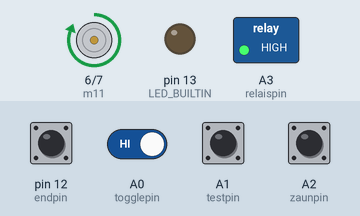
Simulated run of this sketch. Board: Arduino Uno, built with avr-gcc and run on an emulated ATmega328P. Parts: motor-driver pin pairs drawn as motors (green arrow = first pin HIGH = forward, orange = second pin HIGH = backward, longer = more drive), switched loads named in the sketch (green lamp = pin HIGH), output pins drawn as LEDs (lit = HIGH). The test bench sets the inputs (shaded band); at power-on: A0 (togglepin), A1 (testpin), A2 (zaunpin), pin 12 (endpin) HIGH. The local clock reads 2024-03-15 10:24:30 at power-on unless the sketch sets it.

Above: at 1.2 s.
1.3 s: pin 12 (endpin) pulled LOW for 0.15 s
At 2.5 s:
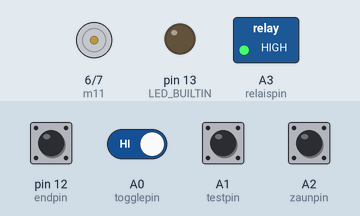
2.9 s: A1 (testpin) pulled LOW for 0.15 s
At 4.0 s:
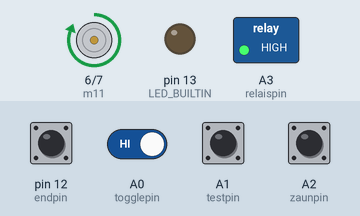
4.5 s: pin 12 (endpin) pulled LOW for 1 s
At 8.4 s:
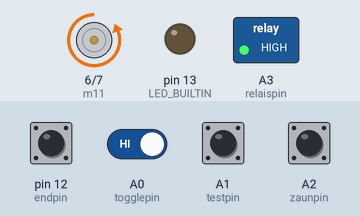
Timing chart, 0 to 14.5 s (numbered marks = the images above; inputs shaded):
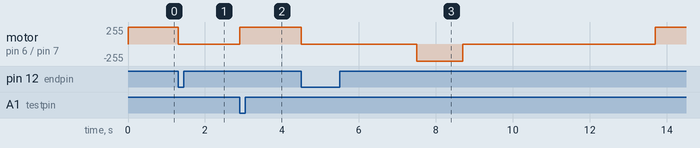

The sketch:

door_stopgap_mit_test.ino
```cpp
#include <Wire.h>
#include "RTClib.h"

DS3231 rtc;

int togglebutton;
int endswitch;
int testbutton;
int zaunbutton;

bool debug = false;

int m11 = 6;
int m12 = 7;
int endpin = 12;
int togglepin = A0;
int testpin = A1;
int zaunpin = A2;
int relaispin = A3;

int uptimeH = 7;   //oclock
//int uptimeM = 30;   //minutes
int downtimeH = 18; //oclock
//int downtimeM = 30; //minutes

int downtraveltime = 1200; //ms
bool doorstate = false; //0=closed, 1=opened
bool zaunstate = false;

void up() {
  while (true) {

    endswitch = !digitalRead(endpin);
    digitalWrite(m11, HIGH);
    digitalWrite(m12, LOW);

    if (endswitch == HIGH) {
      stopp();
      doorstate = true;
      break;
    }
  }
}

void down() {
  digitalWrite(m11, LOW);
  digitalWrite(m12, HIGH);
  delay(downtraveltime);
  stopp();
  doorstate = false;
}
void stopp() {
  digitalWrite(m11, LOW);
  digitalWrite(m12, LOW);
}


void setup() {

  pinMode(m11, OUTPUT);
  pinMode(m12, OUTPUT);
  pinMode(relaispin, OUTPUT);
  pinMode(togglepin, INPUT_PULLUP);
  pinMode(testpin, INPUT_PULLUP);
  pinMode(endpin, INPUT_PULLUP);
  pinMode(LED_BUILTIN, OUTPUT);

  digitalWrite(relaispin, HIGH);

  Wire.begin();
  rtc.begin();
  //rtc.adjust(DateTime(2021, 2, 2, 22, 00, 00));

  if (debug == true) {
    Serial.begin(9600);
  }
}


void loop() {
  togglebutton = !digitalRead(togglepin);
  testbutton = !digitalRead(testpin);
  zaunbutton = !digitalRead(zaunpin);


  DateTime now = rtc.now();

  if (debug == true) {

    Serial.print(now.hour());
    Serial.print(":");
    Serial.print(now.minute());
    Serial.print(":");
    Serial.print(now.second());
    Serial.print(" ");
    Serial.print(doorstate);
    Serial.print(" ");
    Serial.println(togglebutton);
  }

  else {
/*
 *
 */
    if (testbutton == HIGH) {
      up();
      delay(3000);
      down();
      digitalWrite(relaispin, HIGH);
      delay(5000);
      digitalWrite(relaispin, LOW);
    }
    /*
          if ( zaunbutton == HIGH) {

          if (zaunstate == true) {
            digitalWrite(relaispin, LOW);
          }
          else {
            digitalWrite(relaispin, HIGH);
          }
          }
    */
    if (now.hour() < downtimeH and now.hour() >= uptimeH) {

      digitalWrite(relaispin, HIGH);  //Zaun an
      zaunstate = true;

      if (doorstate == false) {
        up();
      }
    }

    else {

      digitalWrite(relaispin, LOW); //Zaun
      zaunstate = false;

      if (doorstate == true) {
        down();
      }
    }
/*
    if (togglebutton == HIGH) {

      if (doorstate == false) {
        up();
      }
      else {
        down();
      }
    }
*/
  }
}
```

Measured:
- after the input at 1.3 s, motor on pin 6 (m11) / pin 7 (m12): forward 255/255 → stopped at once
- after the input at 2.9 s, motor on pin 6 (m11) / pin 7 (m12): stopped → forward 255/255 at once
- after the input at 4.5 s, motor on pin 6 (m11) / pin 7 (m12): forward 255/255 → stopped at once, → backward 255/255 3.0 s later, → stopped 1.2 s later, → forward 255/255 5.0 s later
